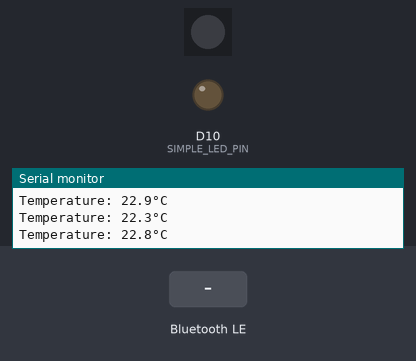
Bench run of a sketch on a simulated Arduino Nano 33 IoT. Shown: 1 RGB LEDs in strip order, left to right, output pins drawn as LEDs (lit = HIGH), the last lines printed to the serial monitor. Inputs (shaded band) come from the test bench. Dim RGB values are drawn brighter than linear; random numbers use the default seed unless the sketch sets one; nothing arrives over Bluetooth unless stated; a phone connects over Bluetooth LE 3 s after start.

Above: at 4.8 s.
4.9 s: Bluetooth LE write "1" received
At 5.4 s:
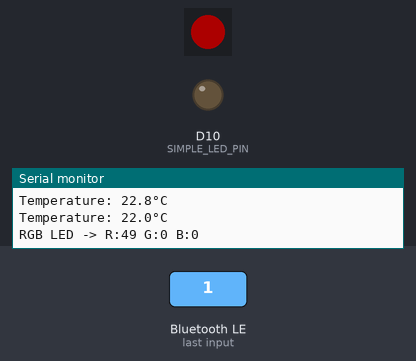
6.5 s: Bluetooth LE write "0" received
At 8.1 s:
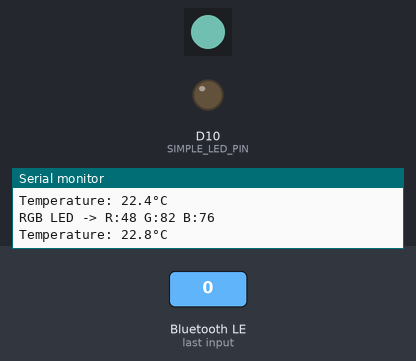
8.5 s: Bluetooth LE write "2" received
At 9.6 s:
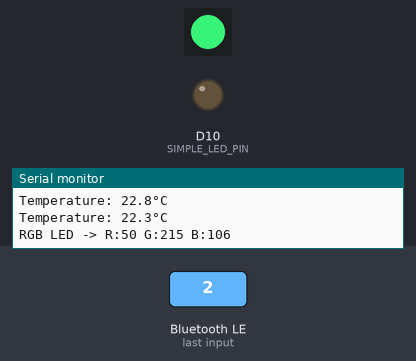
10.5 s: Bluetooth LE write "1" received
At 12.2 s:
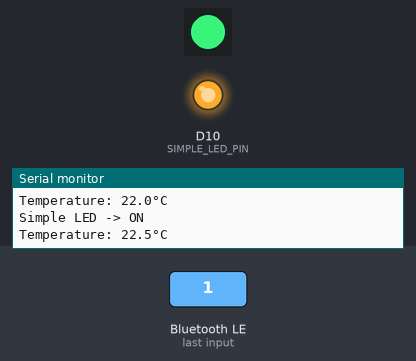
12.5 s: Bluetooth LE write "1" received
At 13.9 s:
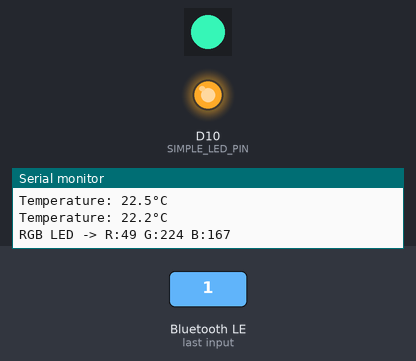
14.5 s: Bluetooth LE write "0" received
At 15.4 s:
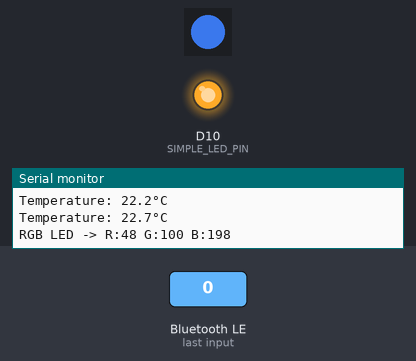
Timing chart, 0 to 17.5 s (numbered marks = the images above; inputs shaded):
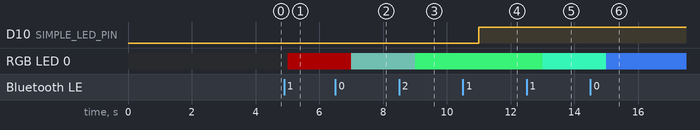

The sketch:

esp_ble_led.ino
```cpp
#include <Arduino.h>
#include <ArduinoBLE.h>
#include <Adafruit_NeoPixel.h>

// === Pin Definitions ===
#define LED_PIN 23         // RGB NeoPixel
#define SIMPLE_LED_PIN 10  // Simple on/off LED
#define NUM_PIXELS 1

// === BLE Services and Characteristics ===
BLEService ledService("19B10010-E8F2-537E-4F6C-D104768A1214");

// RGB LED control (3 bytes: R, G, B)
BLECharacteristic ledColorChar("19B10011-E8F2-537E-4F6C-D104768A1214", BLERead | BLEWrite, 3);

// Simple LED control (1 byte: 0 = OFF, 1 = ON)
BLEByteCharacteristic simpleLedChar("19B10012-E8F2-537E-4F6C-D104768A1214", BLERead | BLEWrite);

// Temperature mock service (optional)
BLEService envService("12345678-1234-5678-1234-56789abcdef0");
BLEFloatCharacteristic tempChar("12345678-1234-5678-1234-56789abcdea2", BLERead | BLENotify);

// === LED Setup ===
Adafruit_NeoPixel pixels(NUM_PIXELS, LED_PIN, NEO_GRB + NEO_KHZ800);

// === Timing ===
unsigned long lastUpdate = 0;
const int UPDATE_INTERVAL = 1000; // ms

void setup() {
  Serial.begin(115200);

  // LED Pins
  pinMode(SIMPLE_LED_PIN, OUTPUT);
  digitalWrite(SIMPLE_LED_PIN, LOW);

  pixels.begin();
  pixels.clear();
  pixels.show();

  // BLE Init
  if (!BLE.begin()) {
    Serial.println("BLE init failed");
    while (1);
  }

  BLE.setLocalName("BLE-Device");
  BLE.setDeviceName("BLE-Device");

  // BLE Service Setup
  ledService.addCharacteristic(ledColorChar);
  ledService.addCharacteristic(simpleLedChar);
  BLE.addService(ledService);

  ledColorChar.writeValue((const uint8_t[]){0, 0, 0}, 3); // Start with RGB off
  simpleLedChar.writeValue(0);                            // Simple LED OFF

  envService.addCharacteristic(tempChar);
  BLE.addService(envService);
  tempChar.writeValue(22.5);

  BLE.advertise();
  Serial.println("BLE is now advertising...");
}

void loop() {
  BLE.poll();

  if (millis() - lastUpdate >= UPDATE_INTERVAL) {
    lastUpdate = millis();

    // === Mock Temp Update ===
    float temp = 22.5 + random(-5, 5) * 0.1;
    tempChar.writeValue(temp);
    Serial.printf("Temperature: %.1f°C\n", temp);

    // === RGB LED Update ===
    if (ledColorChar.written()) {
      uint8_t color[3];
      ledColorChar.readValue(color, 3);
      pixels.setPixelColor(0, pixels.Color(color[0], color[1], color[2]));
      pixels.show();
      Serial.printf("RGB LED -> R:%d G:%d B:%d\n", color[0], color[1], color[2]);
    }

    // === Simple LED Update ===
    if (simpleLedChar.written()) {
      uint8_t simpleValue = simpleLedChar.value();
      digitalWrite(SIMPLE_LED_PIN, simpleValue ? HIGH : LOW);
      Serial.printf("Simple LED -> %s\n", simpleValue ? "ON" : "OFF");
    }
  }

  // OPTIONAL SAFETY CLEANUP (e.g. on disconnect or timeout)
if (!BLE.connected()) {
  pixels.clear();
  pixels.show();  // Force LED off
  pinMode(LED_PIN, INPUT); // Release the pin (restores to default state)
}
}
```

Measured:
- after the input at 4.9 s, RGB LED 0: off → RGB(49, 0, 0) after 0.10 s
- after the input at 6.5 s, RGB LED 0: RGB(49, 0, 0) → RGB(48, 82, 76) after 0.50 s
- after the input at 8.5 s, RGB LED 0: RGB(48, 82, 76) → RGB(50, 215, 106) after 0.50 s
- after the input at 10.5 s, D10 (SIMPLE_LED_PIN): LOW → HIGH after 0.50 s
- after the input at 12.5 s, RGB LED 0: RGB(50, 215, 106) → RGB(49, 224, 167) after 0.50 s
- after the input at 14.5 s, RGB LED 0: RGB(49, 224, 167) → RGB(48, 100, 198) after 0.50 s
